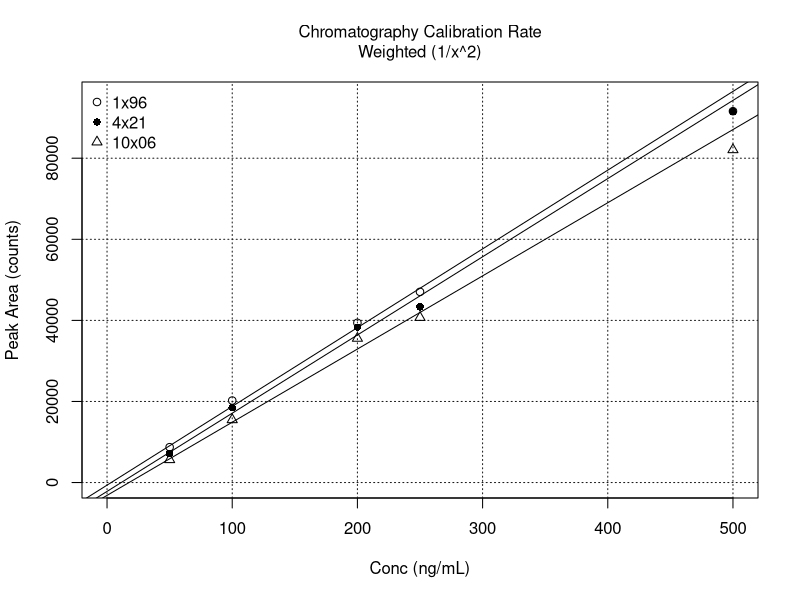

This chart was generated by the following R code:
# Chromatogram Calibration Peak Rates.R
#   User functions called: none
# Author: Fred Lytle
# Last edit: 10/07/2022
rm(list=ls())

# user supplied input
weight <- '1/x^2'# choices: 'none','var','1/x^2'

# data generated by "Chromatogram Peak Rates.R"
#     and summarized in "Chromatogram Peak Rates.docx"
# Note: the avg-values are the average of four replicate peak areas
#   the sd-values are the stdev of the mean via propagated replicate variance
conc <- c(50,100,200,250,500)
avg96 <- c(8728,20228,39399,47041,91600)
avg21 <- c(7155,18447,38298,43333,91451)
avg06 <- c(5645,15495,35574,40717,82086)
sd96 <- c(129.8,193.7,360.2,429.8,790.3)
sd21 <- c(93.10,211.3,376.0,393.7,685.6)
sd06 <- c(104.5,186.3,356.5,361.7,643.8)

# calculate the least-squares weights
if(weight == 'none'){
  weights96 <- weights21 <- weights06 <- rep(1,length(conc))
}else if(weight == 'var'){
  weights96 <- c(1/sd96[1]^2,1/sd96[2]^2,1/sd96[3]^2,1/sd96[4]^2,
                 1/sd96[5]^2)
  weights21 <- c(1/sd21[1]^2,1/sd21[2]^2,1/sd21[3]^2,1/sd21[4]^2,
                 1/sd21[5]^2)
  weights06 <- c(1/sd06[1]^2,1/sd06[2]^2,1/sd06[3]^2,1/sd06[4]^2,
                 1/sd06[5]^2)
}else{
  weights96 <- weights21 <- weights06 <- 1/conc^2
}

# generate the main graph
title <- 'Chromatography Calibration Rate'
if(weight=='1/x^2'){title <- paste0(title,'\nWeighted (1/x^2)')
}else if(weight == 'none'){title <- paste0(title,'\nUnweighted')
}else{title <- paste0(title,' Weighted 1/var')}
plot(conc,avg96,xlim=c(0,500),ylim=c(-10,95000),
     xlab='Conc (ng/mL)',ylab='Peak Area (counts)',
     main=title,font.main=1,cex.main=1)
grid(col='gray10')
points(conc,avg21,pch=16)
points(conc,avg06,pch=2)
legend('topleft',c('1x96','4x21','10x06'),pch=c(1,16,2),bty='n')

# perform the least-squares fits, errors, and covariance
fit96 <- lm(avg96~conc,weights=weights96)
coef96 <- summary(fit96)$coef[,1]
error96 <- summary(fit96)$coef[,2]
cov96 <- summary(fit96)$cov[1,2]*summary(fit96)$sigma^2
fit21 <- lm(avg21~conc,weights=weights21)
coef21 <- summary(fit21)$coef[,1]
error21 <- summary(fit21)$coef[,2]
cov21 <- summary(fit21)$cov[1,2]*summary(fit21)$sigma^2
fit06 <- lm(avg06~conc,weights=weights06)
coef06 <- summary(fit06)$coef[,1]
error06 <- summary(fit06)$coef[,2]
cov06 <- summary(fit06)$cov[1,2]*summary(fit06)$sigma^2

# add regression lines to th emain graph
abline(fit96)
abline(fit21)
abline(fit06)

# print the results
{
  cat(title,
      '\nDwell Time:\t\t  Value     Error      Covar',
      '\n\t96 Intercept:\t',coef96[1],'; ',error96[1],'; ',cov96,
      '\n\t96 Slope:\t',coef96[2],'; ',error96[2],
      '\n\t21 Intercept:\t',coef21[1],'; ',error21[1],'; ',cov21,
      '\n\t21 Slope:\t',coef21[2],'; ',error21[2],
      '\n\t06 Intercept:\t',coef06[1],'; ',error06[1],'; ',cov06,
      '\n\t06 Slope:\t',coef06[2],';  ',error06[2],'\n')
  
  cat('\nRate Slope Ratios:\t',
      c(coef96[2],coef21[2],coef06[2])/coef96[2])
}
